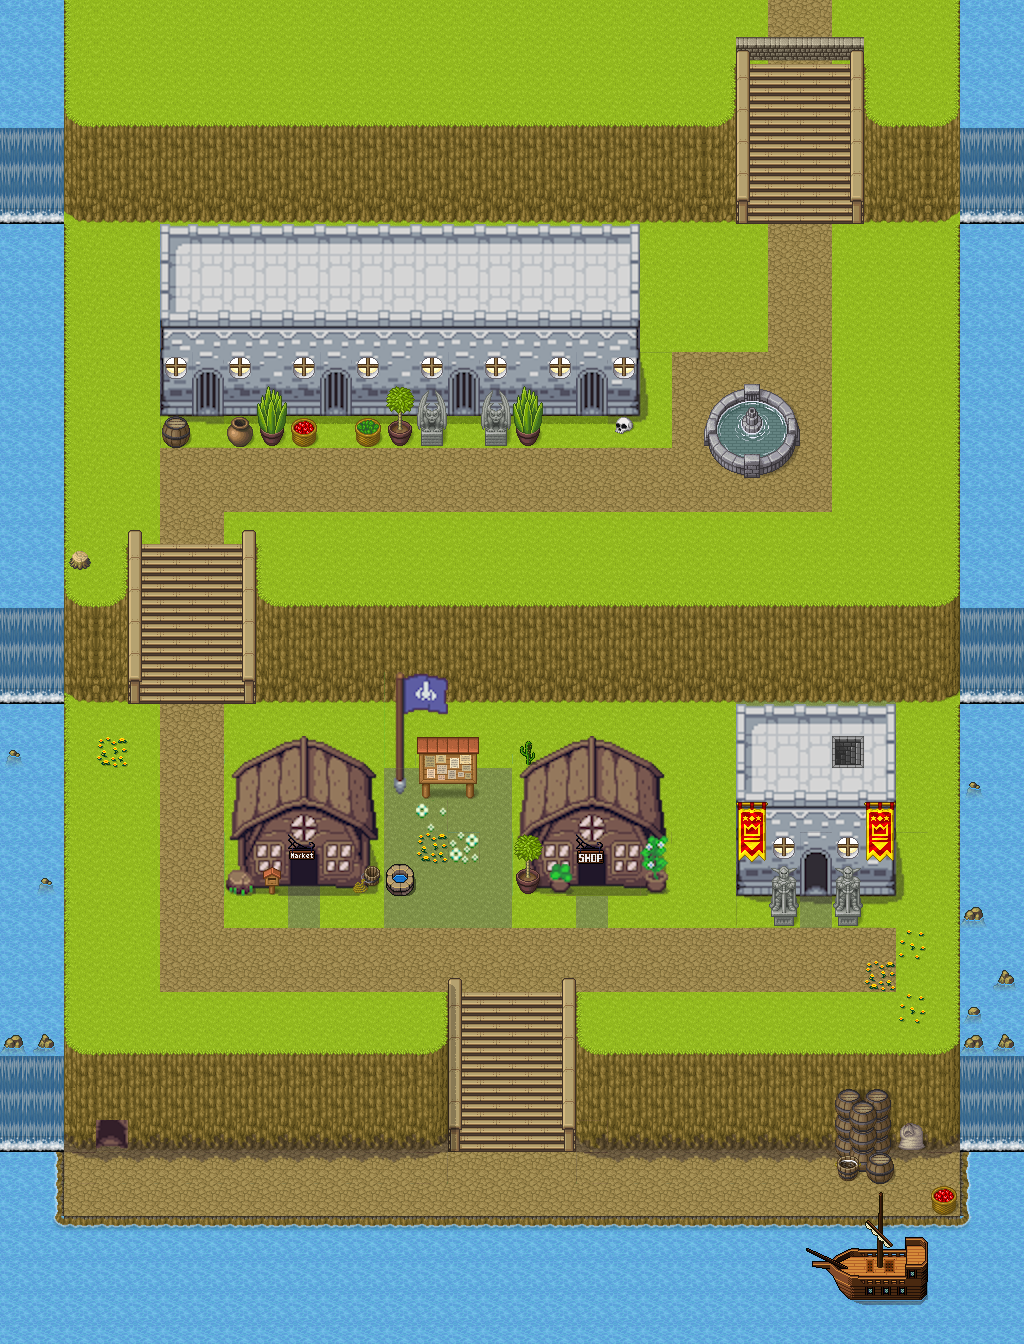

A 2D game scene composited from a Tiled map and its tileset images. What follows is a short description and the map's XML, with each tile layer's data collapsed to a summary:
An orthogonal 32x42 tile map with 32x32 px tiles, 6 tile layers (Tile Layer 1, Tile Layer 6, Tile Layer 2, Tile Layer 3, ...), 6 tilesets and 30 objects (2x wall-0010, start, teleport1, teleport2, teleport3, ...).

<map version="1.10" tiledversion="1.11.0" orientation="orthogonal" renderorder="right-down" width="32" height="42" tilewidth="32" tileheight="32" infinite="0" nextlayerid="11" nextobjectid="49">
 <tileset firstgid="1" source="../../spritesheets/slates.tsx" />
 <tileset firstgid="1289" source="../../spritesheets/Overworld.tsx" />
 <tileset firstgid="2729" source="[Base]BaseChip_pipo.tsx" />
 <tileset firstgid="3793" source="[A]Water_pipo.tsx" />
 <tileset firstgid="6865" source="[A]WaterFall_pipo.tsx" />
 <tileset firstgid="7441" source="[A]Wall-Up_pipo.tsx" />
 <objectgroup id="4" name="object layer 1">
  <object id="1" name="Start Position" type="start" x="513.334" y="1181.33">
   <point />
  </object>
  <object id="12" name="teleport1" x="290.667" y="841.333" width="26.6667" height="44">
   <properties>
    <property name="destination" value="shop-1" />
   </properties>
  </object>
  <object id="13" name="teleport2" x="574.667" y="846.666" width="29.3333" height="37.3334">
   <properties>
    <property name="destination" value="gallery" />
   </properties>
  </object>
  <object id="14" name="teleport3" x="94.6667" y="1117.33" width="33.3333" height="33.3333">
   <properties>
    <property name="destination" value="shop-4" />
   </properties>
  </object>
  <object id="16" name="message" x="421" y="786.667" width="54.6667" height="16">
   <properties>
    <property name="msg" value="Welcome to my RPG JS demo!" />
   </properties>
  </object>
  <object id="17" name="wall-0002" x="449.333" y="979.333" width="11.3333" height="146.667">
   <properties>
    <property name="collision" type="bool" value="true" />
   </properties>
  </object>
  <object id="18" name="wall-0001" x="563" y="979.333" width="11.3333" height="146.667">
   <properties>
    <property name="collision" type="bool" value="true" />
   </properties>
  </object>
  <object id="20" name="wall-0010" x="737" y="704.333" width="7.99997" height="191">
   <properties>
    <property name="collision" type="bool" value="true" />
   </properties>
  </object>
  <object id="22" name="wall-0055" x="827.667" y="857.5" width="66.3333" height="37.3333">
   <properties>
    <property name="collision" type="bool" value="true" />
   </properties>
  </object>
  <object id="23" name="wall-0056" x="737.5" y="857.333" width="66.6666" height="37.3333">
   <properties>
    <property name="collision" type="bool" value="true" />
   </properties>
  </object>
  <object id="24" name="wall-0050" x="745" y="705.667" width="142" height="9.3333">
   <properties>
    <property name="collision" type="bool" value="true" />
   </properties>
  </object>
  <object id="25" name="wall-0015" x="745" y="792.667" width="142" height="9.3333">
   <properties>
    <property name="collision" type="bool" value="true" />
   </properties>
  </object>
  <object id="26" name="teleport5" x="833.333" y="736.833" width="29.3333" height="30.8334">
   <properties>
    <property name="destination" value="castle-entrance" />
    <property name="x" type="int" value="550" />
    <property name="y" type="int" value="553" />
   </properties>
  </object>
  <object id="27" name="teleport4" x="801.333" y="864.083" width="29.3333" height="30.8334">
   <properties>
    <property name="destination" value="castle-entrance" />
   </properties>
  </object>
  <object id="31" name="wall-0010" x="419.5" y="775.333" width="55.8333" height="20.667">
   <properties>
    <property name="collision" type="bool" value="true" />
   </properties>
  </object>
  <object id="33" name="wall-0011" x="64.3333" y="1053.67" width="384.333" height="66.667">
   <properties>
    <property name="collision" type="bool" value="true" />
   </properties>
  </object>
  <object id="34" name="wall-0012" x="129.834" y="1120.67" width="318.333" height="25.667">
   <properties>
    <property name="collision" type="bool" value="true" />
   </properties>
  </object>
  <object id="35" name="wall-0013" x="63.8335" y="1119.17" width="32.333" height="27.667">
   <properties>
    <property name="collision" type="bool" value="true" />
   </properties>
  </object>
  <object id="36" name="wall-0014" x="576.833" y="1051.67" width="384.333" height="95.667">
   <properties>
    <property name="collision" type="bool" value="true" />
   </properties>
  </object>
  <object id="37" name="wall-0021" x="256.833" y="606.167" width="701.333" height="95.667">
   <properties>
    <property name="collision" type="bool" value="true" />
   </properties>
  </object>
  <object id="38" name="wall-0022" x="65.3335" y="605.833" width="59.9997" height="95.667">
   <properties>
    <property name="collision" type="bool" value="true" />
   </properties>
  </object>
  <object id="39" name="wall-0024" x="866" y="126.167" width="95.9997" height="95.667">
   <properties>
    <property name="collision" type="bool" value="true" />
   </properties>
  </object>
  <object id="40" name="wall-0023" x="66.0001" y="126.167" width="672" height="95.667">
   <properties>
    <property name="collision" type="bool" value="true" />
   </properties>
  </object>
  <object id="41" name="wall-0025" x="736.667" y="37.4998" width="128" height="23.0003">
   <properties>
    <property name="collision" type="bool" value="true" />
   </properties>
  </object>
  <object id="42" name="wall-0026" x="737.5" y="50.9999" width="12" height="174.5">
   <properties>
    <property name="collision" type="bool" value="true" />
   </properties>
  </object>
  <object id="43" name="wall-0027" x="851" y="50.25" width="12" height="174.5">
   <properties>
    <property name="collision" type="bool" value="true" />
   </properties>
  </object>
  <object id="44" name="wall-0028" x="129.364" y="531.326" width="12" height="174.5">
   <properties>
    <property name="collision" type="bool" value="true" />
   </properties>
  </object>
  <object id="45" name="wall-0029" x="242.455" y="531.083" width="12" height="174.5">
   <properties>
    <property name="collision" type="bool" value="true" />
   </properties>
  </object>
  <object id="47" name="wall-0052" x="736.5" y="704.833" width="8" height="189.833">
   <properties>
    <property name="collision" type="bool" value="true" />
   </properties>
  </object>
  <object id="48" name="wall-0051" x="886.5" y="705.583" width="8" height="189.833">
   <properties>
    <property name="collision" type="bool" value="true" />
   </properties>
  </object>
 </objectgroup>
 <layer id="1" name="Tile Layer 1" width="32" height="42">
  <data>[1344 cells, 1343 non-empty, 13 distinct tile ids]</data>
 </layer>
 <layer id="10" name="Tile Layer 6" width="32" height="42">
  <data>[1344 cells, 252 non-empty, 34 distinct tile ids]</data>
 </layer>
 <layer id="3" name="Tile Layer 2" width="32" height="42">
  <data>[1344 cells, 451 non-empty, 108 distinct tile ids]</data>
 </layer>
 <layer id="5" name="Tile Layer 3" width="32" height="42">
  <data>[1344 cells, 64 non-empty, 32 distinct tile ids]</data>
 </layer>
 <layer id="7" name="Tile Layer 4" width="32" height="42">
  <data>[1344 cells, 82 non-empty, 21 distinct tile ids]</data>
 </layer>
 <layer id="8" name="Tile Layer 5" width="32" height="42">
  <data>[1344 cells, 10 non-empty, 6 distinct tile ids]</data>
 </layer>
</map>
